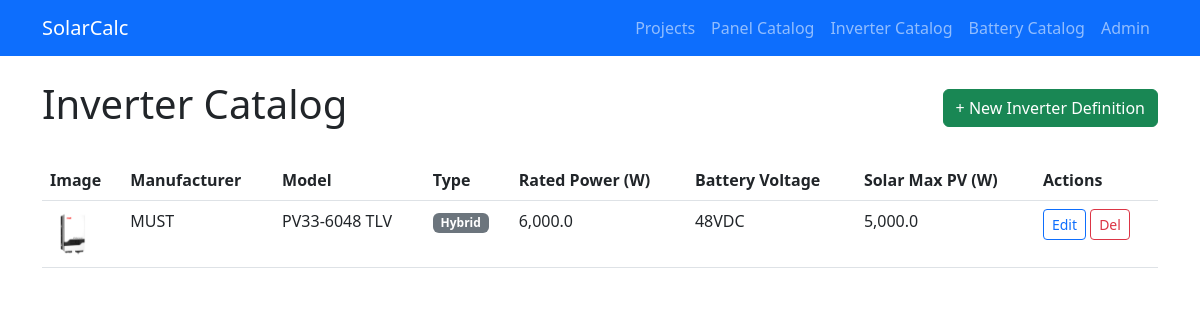
Page /inverters/ on the committed database.
### design/models.py (models this page shows, shortened)
class Inverter(models.Model):
    INVERTER_TYPES = [
        ('Hybrid', 'Hybrid'),
        ('Offgrid', 'Offgrid'),
    ]
    manufacturer = models.CharField(max_length=100)
    model_name = models.CharField(max_length=100)
    inverter_type = models.CharField(max_length=20, choices=INVERTER_TYPES, default='Offgrid')
    image = models.ImageField(upload_to='inverters/', null=True, blank=True)
    rated_power_watts = models.FloatField(help_text="Rated power in Watts", default=0.0)
    surge_rating_watts = models.FloatField(help_text="Surge rating in Watts", default=0.0)
    motor_start_hp = models.FloatField(help_text="Capable of starting electric motor (HP)", default=0.0)
    battery_voltage_nominal = models.CharField(
        max_length=20,
        choices=[('24VDC', '24VDC'), ('48VDC', '48VDC'), ('24VDC/48VDC', '24VDC/48VDC')],
        default='48VDC'
    )
    ac_nominal_voltage = models.FloatField(help_text="Nominal input voltage (V)", default=230.0)
    ac_max_voltage = models.FloatField(help_text="Max input voltage (V)", default=280.0)
    ac_input_frequency = models.FloatField(help_text="Input frequency (Hz)", default=50.0)
    ac_efficiency = models.FloatField(help_text="AC Efficiency (%)", default=0.0)
    pv_max_power_watts = models.FloatField(help_text="Maximum PV array power (W)", default=0.0)
    pv_max_input_current = models.FloatField(help_text="Maximum PV input current (A)", default=0.0)
    pv_max_charge_current = models.FloatField(help_text="Maximum PV Charge current (A)", default=0.0)
    pv_dc_voltage_nominal = models.FloatField(help_text="DC voltage / MPPT Range (V)", default=0.0)
    pv_max_input_voltage = models.FloatField(help_text="Maximum solar input voltage (V)", default=0.0)
    pv_max_efficiency = models.FloatField(help_text="Maximum efficiency (%)", default=0.0)
    max_charge_current_total = models.FloatField(help_text="Max charge current (A)", default=0.0)
    width_mm = models.FloatField(default=0.0)
    height_mm = models.FloatField(default=0.0)
    depth_mm = models.FloatField(default=0.0)
    created_at = models.DateTimeField(auto_now_add=True)

### design/views.py (the view)
# urls.py: path('inverters/', views.InverterListView.as_view(), name='inverter_list'),
class InverterListView(ListView):
    model = Inverter
    template_name = 'design/inverter_list.html'
    context_object_name = 'inverters'

### design/templates/design/inverter_list.html
{% extends 'design/base.html' %}
{% block content %}
<div class="d-flex justify-content-between align-items-center mb-4">
    <h1>Inverter Catalog</h1>
    <a href="{% url 'inverter_create' %}" class="btn btn-success">+ New Inverter Definition</a>
</div>
<div class="table-responsive">
    <table class="table table-hover">
        <thead>
            <tr>
                <th>Image</th>
                <th>Manufacturer</th>
                <th>Model</th>
                <th>Type</th>
                <th>Rated Power (W)</th>
                <th>Battery Voltage</th>
                <th>Solar Max PV (W)</th>
                <th>Actions</th>
            </tr>
        </thead>
        <tbody>
            {% for inverter in inverters %}
            <tr>
                <td>
                    {% if inverter.image %}
                        <img src="{{ inverter.image.url }}" alt="{{ inverter.model_name }}" style="height: 50px; width: auto;">
                    {% else %}
                        <span class="text-muted">No Image</span>
                    {% endif %}
                </td>
                <td>{{ inverter.manufacturer }}</td>
                <td>{{ inverter.model_name }}</td>
                <td><span class="badge bg-secondary">{{ inverter.inverter_type }}</span></td>
                <td>{{ inverter.rated_power_watts }}</td>
                <td>{{ inverter.battery_voltage_nominal }}</td>
                <td>{{ inverter.pv_max_power_watts }}</td>
                <td>
                    <a href="{% url 'inverter_edit' inverter.pk %}" class="btn btn-sm btn-outline-primary">Edit</a>
                    <a href="{% url 'inverter_delete' inverter.pk %}" class="btn btn-sm btn-outline-danger">Del</a>
                </td>
            </tr>
            {% empty %}
            <tr>
                <td colspan="6" class="text-center text-muted">No inverters defined yet.</td>
            </tr>
            {% endfor %}
        </tbody>
    </table>
</div>
{% endblock %}

### rows in the picture
Inverter: image (picture), manufacturer "MUST", model_name "PV33-6048 TLV", inverter_type "Hybrid", rated_power_watts "6,000.0", battery_voltage_nominal "48VDC", pv_max_power_watts "5,000.0"
